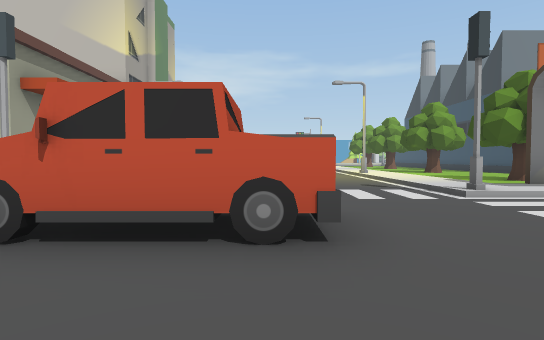
[1] (above)

23 first-person views from a walk through a 3-D level made in the Unity game engine. The camera is 1.2 m above the floor, tilts 2° down and sees 80° across. The floor is counted in squares, 2 m on a side. Each view is taken from the middle of a square. On the plan, view 1 faces up. The plan holds only what a view shows up to about 10 squares ahead; the rest is blank. The place goes on beyond the plan. The player character is not drawn. Some animated figures are not drawn.

[2]
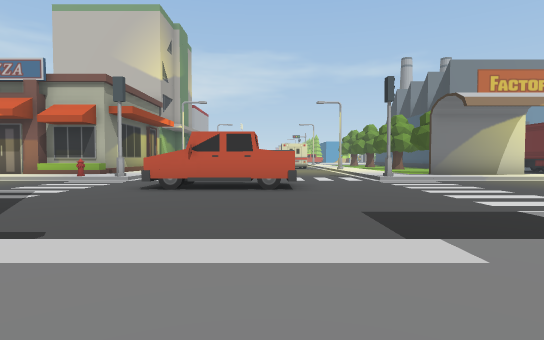

[3]
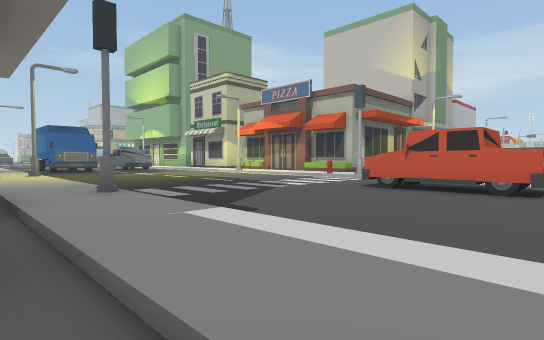

[4]
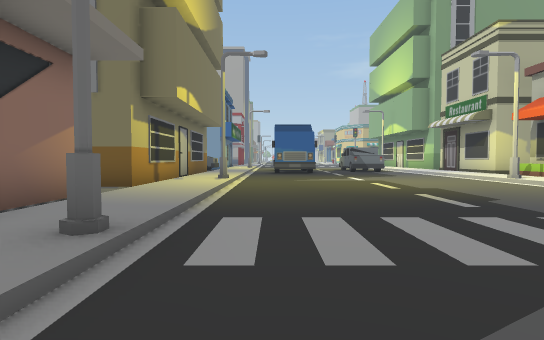

[5]
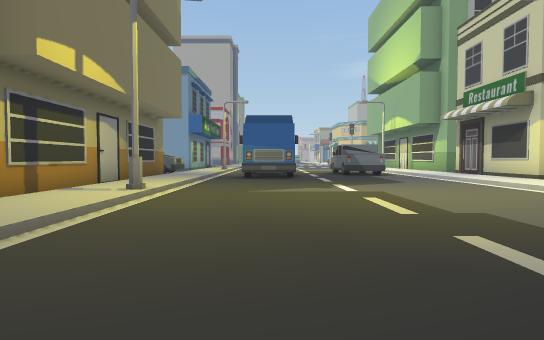

[6]
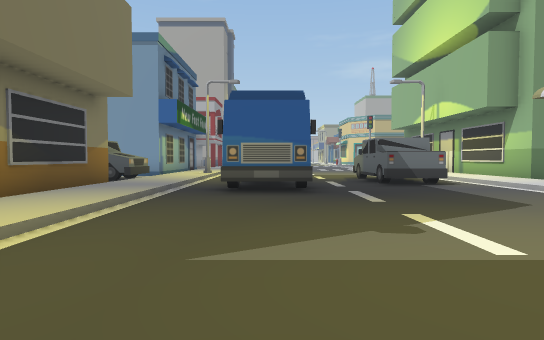

[7]
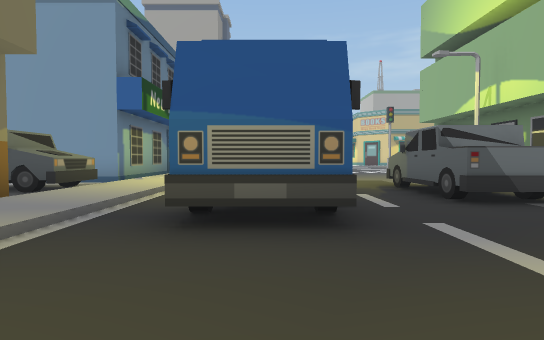

[8]
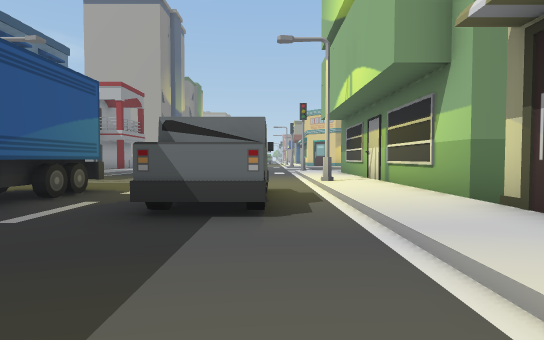

[9]
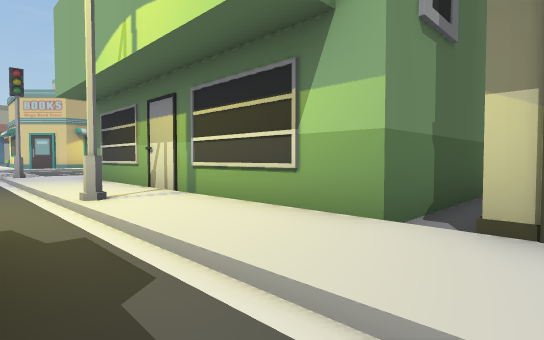

[10]
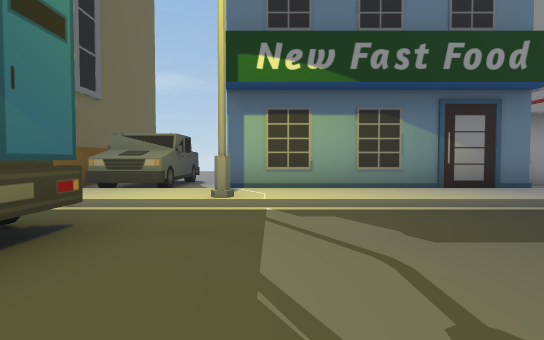

[11]
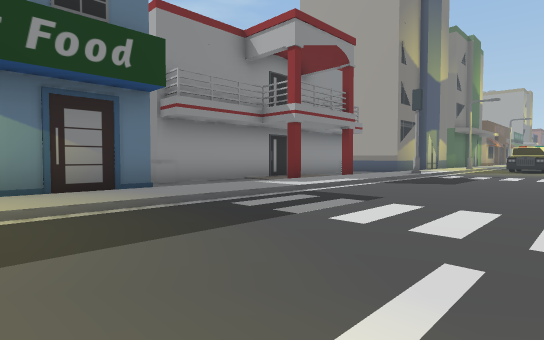

[12]
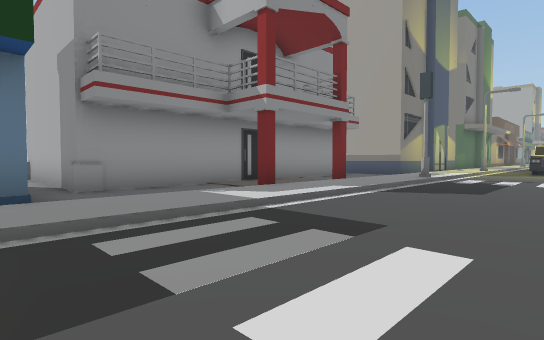

[13]
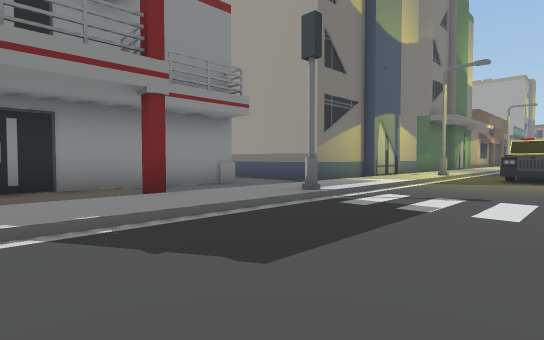

[14]
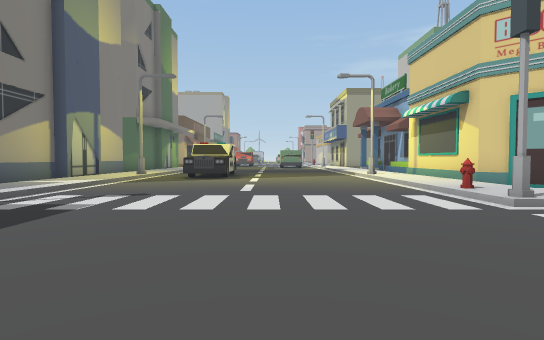

[15]
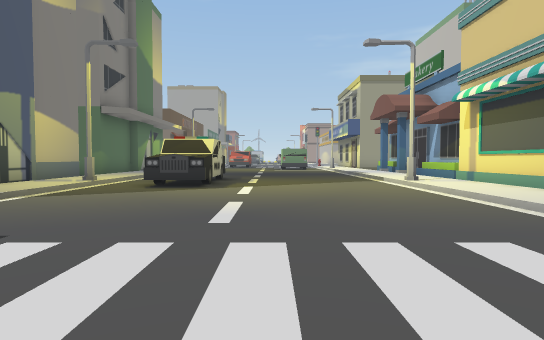

[16]
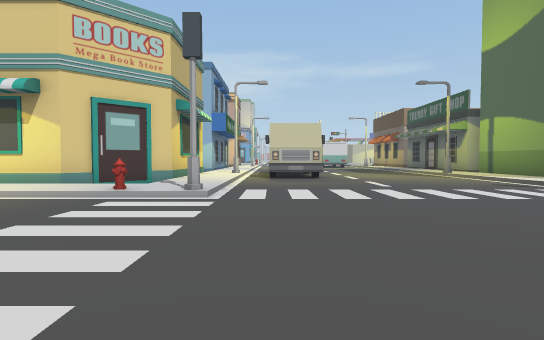

[17]
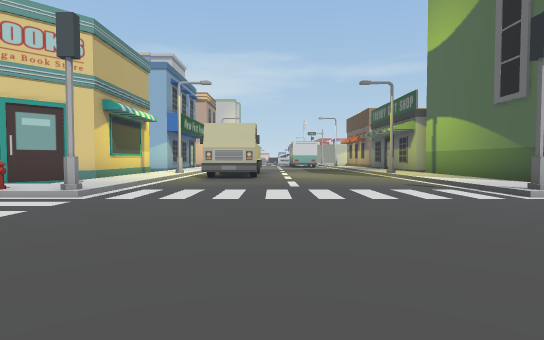

[18]
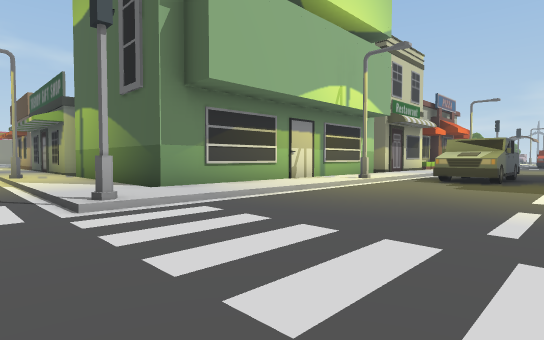

[19]
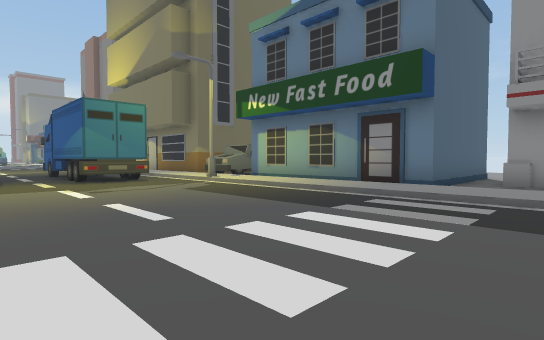

[20]
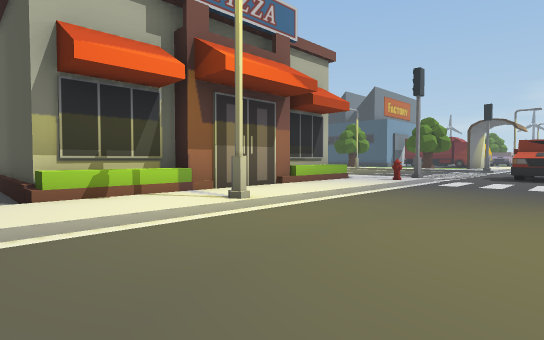

[21]
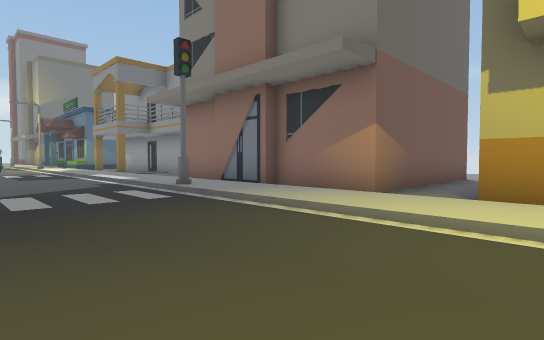

[22]
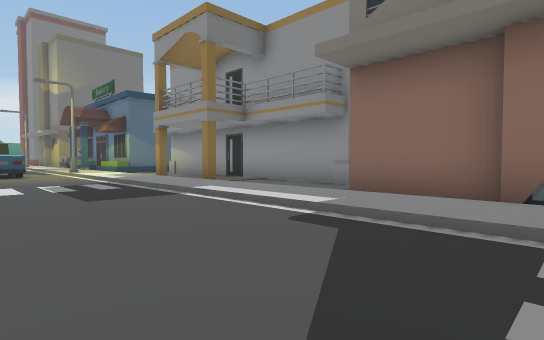

[23]
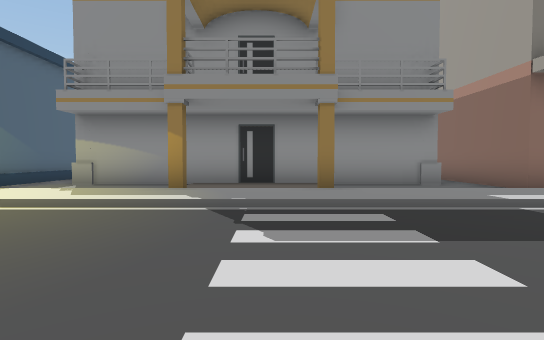

### Floor plan
Key: @ floor where view 1 was taken; # wall or solid block; . main floor; : floor 0.25 m higher than the main floor; / step, stairs or slope; B building; T tree; R truck; S streetlight; C container; A car; H hydrant; O other object.
Columns run from 43 left of view 1 to 8 right of it. Each row starts with its distance up from view 1.
 10 B      #:/RR..../:B      B.    B     B       ./: ..
  9 B      #:/....../:B      B.    B     B       ./: .T
  8 B     ##:/....../:B      B.    B     B       ./: .
  7   #####.:/....../:BBBBBBBB.BBBBBBBBBBB:/    ../: OOO
  6 //:::::::/....../::::::::::::::::::::::/    ../:::::
  5 //S////H/#......#//////S/////////S///O/#.. ...#/////
  4 ........................RRR........................
  3 ........................RRR..............RRR......
  2 .........................................RRR.....
  1 .................................................
  0 AAAA....................CCCCC..............@.......A
 -1  .A.....................CC CC.......................
 -2 //S//////#/////////////S/////////S/////#////////////
 -3 ::::::::::::::::::::::::::::::::::::::::::::::::::::
 -4 BBBBBBB....#.#....BBBBBBRRBBBBBBBBB.BBBBBBB...#..#
 -5       B...........B    BRRB       B.B     B.........
 -6       B.#########.B    BR B        .B     B#########
 -7       B.        #.B    BR B        .B     B
 -8                 #.B       B        .B     B
 -9                 #.                 .B
-10                 #

Positions as (right, up) in squares from view 1, and headings:
1: (0, 0), facing up
2: (0, -4), facing up
3: (1, -4), facing up-left
4: (-2, -1), facing left
5: (-5, 0), facing left
6: (-9, 0), facing left
7: (-12, 0), facing left
8: (-13, 4), facing left
9: (-16, 4), facing up-left
10: (-21, 2), facing down
11: (-23, 2), facing down-left
12: (-25, 1), facing down-left
13: (-30, 1), facing down-left
14: (-30, 2), facing left
15: (-33, 2), facing left
16: (-33, 0), facing up
17: (-31, 0), facing up
18: (-28, 1), facing up-right
19: (-28, 3), facing down-right
20: (-13, 2), facing up-right
21: (-10, 1), facing down-right
22: (-4, 1), facing down-right
23: (4, 2), facing down
